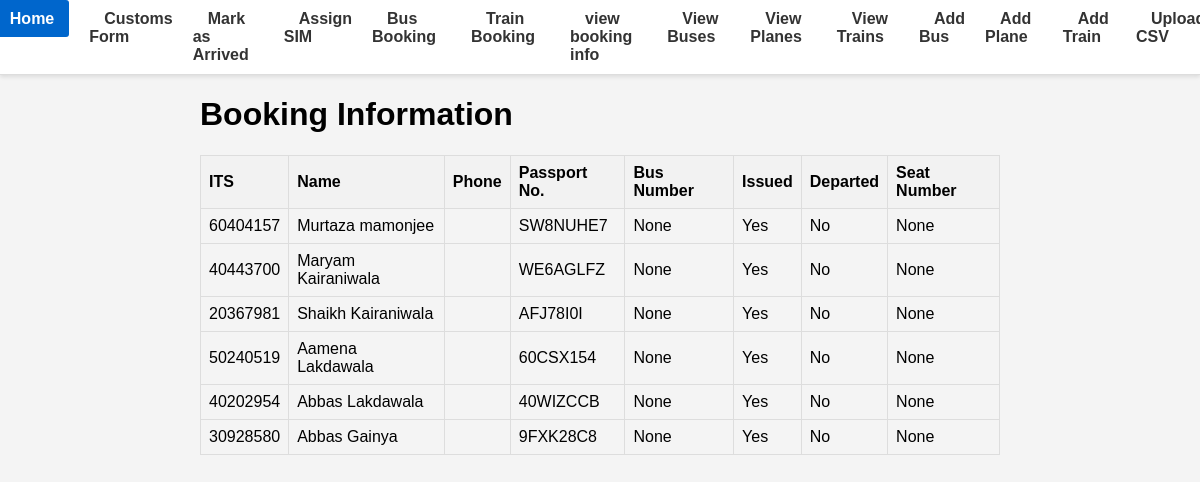
/view-booking-info/, run on an earlier commit of the app's database.
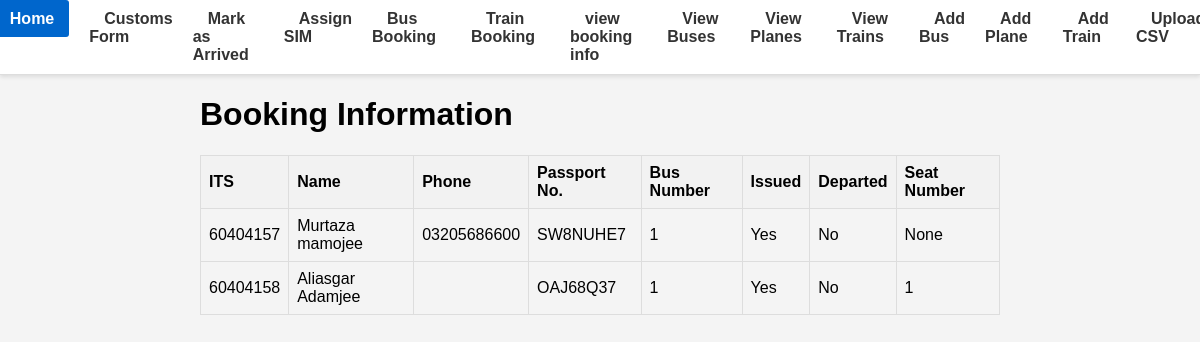
And on a later commit of the database.
### database.py (models this page shows, shortened)
class BookingInfo(Base):
    __tablename__ = "booking_info"
    Mode = Column(Integer, primary_key=True, index=True)
    ITS = Column(Integer, ForeignKey('master.ITS'), primary_key=True, index=True)
    Issued = Column(Boolean)
    Departed = Column(Boolean)
    Self_Issued = Column(Boolean, default=False)
    seat_number = Column(Integer)  # Add seat number column
    bus_number = Column(Integer)  # Add bus number column

class Master(Base):
    __tablename__ = "master"
    ITS = Column(Integer, primary_key=True, index=True)
    first_name = Column(String, index=True)
    middle_name = Column(String, index=True)
    last_name = Column(String, index=True)
    DOB = Column(Date)
    passport_No = Column(String, unique=True, index=True)
    passport_Expiry = Column(Date, index=True)
    Visa_No = Column(String, index=True)
    Mode_of_Transport = Column(String, index=True)
    phone = Column(String, index=True)
    arrived = Column(Boolean, default=False)
    timestamp = Column(DateTime, default=func.now())

### main.py (the view)
@app.get("/view-booking-info/", response_class=HTMLResponse)
async def view_booking_info(request: Request, db: Session = Depends(get_db)):
    booking_info = db.query(BookingInfo, Master).join(Master).all()
    return templates.TemplateResponse("view_booking_info.html", {"request": request, "booking_info": booking_info})

### templates/view_booking_info.html
{% extends "base.html" %}
{% block content %}
<h1>Booking Information</h1>
<table>
    <thead>
        <tr>
            <th>ITS</th>
            <th>Name</th>
            <th>Phone</th>
            <th>Passport No.</th>
            <th>Bus Number</th>
            <th>Issued</th>
            <th>Departed</th>
            <th>Seat Number</th>
        </tr>
    </thead>
    <tbody>
        {% for booking, master in booking_info %}
        <tr>
            <td>{{ booking.ITS }}</td>
            <td>{{ master.first_name }} {{ master.last_name }}</td>
            <td>{{ master.phone }}</td>
            <td>{{ master.passport_No }}</td>
            <td>{{ booking.bus_number }}</td>
            <td>{{ "Yes" if booking.Issued else "No" }}</td>
            <td>{{ "Yes" if booking.Departed else "No" }}</td>
            <td>{{ booking.seat_number }}</td>
        </tr>
        {% endfor %}
    </tbody>
</table>
{% endblock %}

### templates/base.html (shortened to what this page needs)
<!DOCTYPE html>
<html lang="en">
<head>
    <link rel="stylesheet" href="/static/styles.css">
</head>
<body>
    <nav>
        <ul>
            <li><a href="/">Home</a></li>
            <li><a href="/master-form">Customs Form</a></li>
            <li><a href="/mark-as-arrived-form/">Mark as Arrived</a></li>
            <li><a href="/assign-sim-form">Assign SIM</a></li>
            <li><a href = "/bus-booking/">Bus Booking </a></li>
            <li><a href="/train-booking">Train Booking</a></li>
            <li><a href="/view-booking-info/">view booking info</a></li>
            <li><a href="/view-buses/">View Buses</a></li>
            <li><a href="/view-planes/">View Planes</a></li>
            <li><a href="/view-trains/">View Trains</a></li>
            <li><a href="/add-bus/">Add Bus</a></li>
            <li><a href="/add-plane/">Add Plane</a></li>
            <li><a href="/add-train/">Add Train</a></li>
            <li><a href="/upload-csv/">Upload CSV</a></li>
        </ul>
    </nav>
    <div class="container">
        {% block content %}{% endblock %}
    </div>
</body>
</html>

### static/styles.css (style rules this page uses)
body { font-family: Arial, sans-serif; margin: 0; padding: 0; background-color: #f4f4f4; }
nav { background-color: #fff; border-bottom: 1px solid #ddd; padding: 10px; display: flex; justify-content: center; box-shadow: 0 2px 4px rgba(0, 0, 0, 0.1); }
nav ul { list-style: none; margin: 0; padding: 0; display: flex; gap: 20px; }
nav ul li { display: inline; }
nav a { color: #333; text-decoration: none; font-weight: bold; padding: 10px 15px; border-radius: 3px; transition: background-color 0.3s, color 0.3s; }
.container { max-width: 800px; margin: 0 auto; }
table { width: 100%; border-collapse: collapse; margin-bottom: 20px; }
table, th, td { border: 1px solid #ddd; }
th, td { padding: 8px; text-align: left; }
th { background-color: #f2f2f2; }

What changed in the data, as far as the page shows it:
removed BookingInfo: ITS "20367981", first_name "Shaikh", last_name "Kairaniwala", passport_No "AFJ78I0I", bus_number "None", Issued "Yes", Departed "No", seat_number "None"
removed BookingInfo: ITS "50240519", first_name "Aamena", last_name "Lakdawala", passport_No "60CSX154", bus_number "None", Issued "Yes", Departed "No", seat_number "None"
removed BookingInfo: ITS "40202954", first_name "Abbas", last_name "Lakdawala", passport_No "40WIZCCB", bus_number "None", Issued "Yes", Departed "No", seat_number "None"
removed BookingInfo: ITS "30928580", first_name "Abbas", last_name "Gainya", passport_No "9FXK28C8", bus_number "None", Issued "Yes", Departed "No", seat_number "None"
changed BookingInfo "None": last_name "mamonjee" → "mamojee"; phone (not shown) → "03205686600"; bus_number "None" → "1"
changed BookingInfo: ITS "40443700" → "60404158"; first_name "Maryam" → "Aliasgar"; last_name "Kairaniwala" → "Adamjee"; passport_No "WE6AGLFZ" → "OAJ68Q37"; bus_number "None" → "1"; seat_number "None" → "1"
